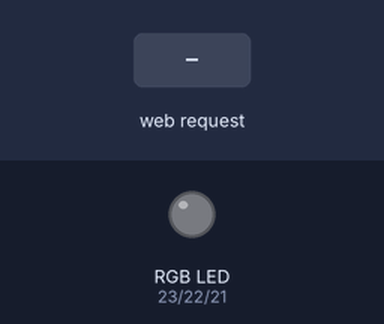
Bench run of a sketch on a simulated ESP32. Shown: an RGB LED mixed from three pins (HIGH = lit). The inputs (shaded band) are chosen by the test bench. WiFi joins after 1.5 s; servers stay silent unless stated; what the sketch prints to the serial monitor is not drawn.

Above: at 4.2 s.
4.3 s: HTTP request GET /led/on received
At 5.0 s:
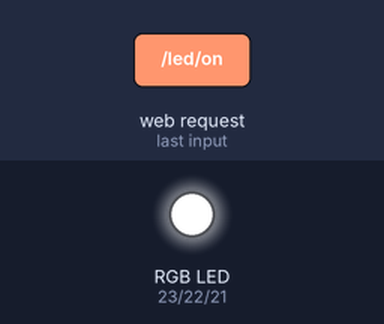
5.8 s: HTTP request GET /led/red received
At 6.1 s:
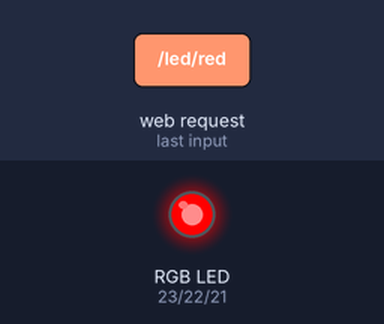
7.3 s: HTTP request GET /led/green received
At 8.5 s:
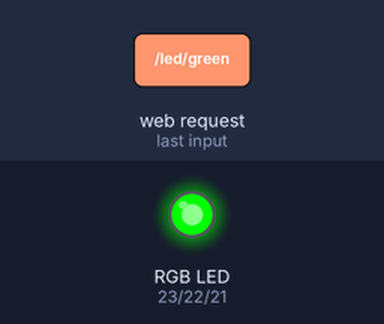
8.8 s: HTTP request GET /led/blue received
At 9.6 s:
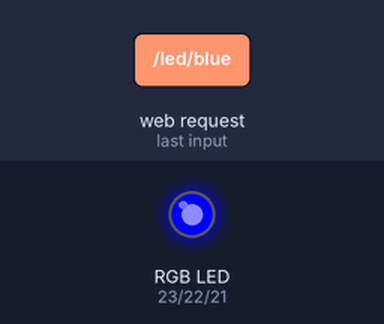
10.3 s: HTTP request GET /led/yellow received
At 10.8 s:
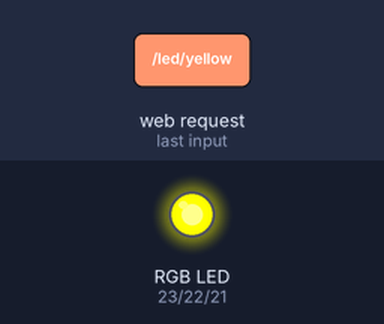
11.8 s: HTTP request GET /led/purple received
At 13.1 s:
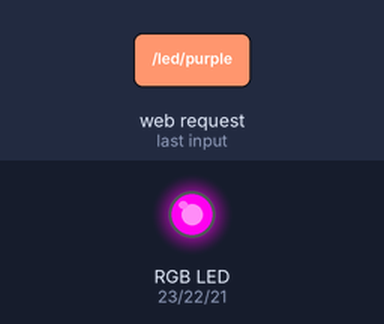
Timing chart, 0 to 14.3 s (numbered marks = the images above; inputs shaded):
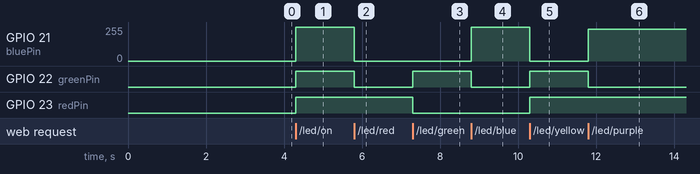

The sketch:

esp32-rgb-web-controller.ino
```cpp
//Libraries
#include <WiFi.h>
#include <WebServer.h>
#include <driver/ledc.h>

const char* ssid = "your-wifi-name";
const char* password = "your-wifi-password";

WebServer server(80);

const int redPin = 23;
const int greenPin = 22;
const int bluePin = 21;

const int redChannel = 0;
const int greenChannel = 1;
const int blueChannel = 2;

const int pwmFreq = 5000;
const int pwmResolution = 8;

String htmlPage = R"rawliteral(<!DOCTYPE html>
<html>
  <head>
  <meta name="viewport" content="width=device-width, initial-scale=1.0">
    <title>ESP32 Led Control</title>
    <link href="https://fonts.googleapis.com/css2?family=Bebas+Neue&display=swap" rel="stylesheet">
    <style>
    	.title{text-align:center; font-family: 'Bebas Neue', sans-serif; margin-bottom:1px; border-style: solid; margin-right: 20%; margin-left: 20%; border-radius: 4vw; font-size: 5vw}
    	.container{display: grid; justify-items: center;}
    	button{margin-top: 3%; font-size: 5vw; width: 50%; border-radius: 4vw; font-family: 'Bebas Neue', sans-serif;}
        .off{background-color: black; color: white;}
        .blue{background-color: blue; color: white;}
        .red{background-color: red; color: white;}
        .green{background-color: green; color: white;}
        .yellow{background-color: yellow; color: black;}
        .cyan{background-color: cyan; color: white;}
        .purple{background-color: purple; color: white;}
        .white{background-color: white; color: black;}
        body{background-color: #363636}
    </style>
  </head>
  <body>
    <h1 class="title" >ESP32 LED Control</h1>
    <div class="container">
      <button class="blue" onclick="toggleLED('blue')">BLUE</button>
      <button class="red" onclick="toggleLED('red')">RED</button>
      <button class="green" onclick="toggleLED('green')">GREEN</button>
      <button class="yellow" onclick="toggleLED('yellow')">YELLOW</button>
      <button class="cyan" onclick="toggleLED('cyan')">CYAN</button>
      <button class="purple" onclick="toggleLED('purple')">PURPLE</button>
      <button class="white" onclick="toggleLED('white')">WHITE</button>
      <button class="off" onclick="toggleLED('off')">Turn OFF</button>
    </div>
    <script>
      function toggleLED(state)
      {
        fetch('/led/'+ state)
          .then(response =>response.text())
          .then(data => console.log(data))
          .catch(err => console.error(err));
      }
    </script>
  </body>
</html>
)rawliteral";

void handleRoot(){
  server.send(200, "text/html", htmlPage);
}

void handleLEDOn(){
  ledcWrite(redChannel, 255);
  ledcWrite(greenChannel, 255);
  ledcWrite(blueChannel, 255);
  server.send(200, "text/plain", "LED is ON");
}

void handleLEDWhite(){
  ledcWrite(redChannel, 255);
  ledcWrite(greenChannel, 255);
  ledcWrite(blueChannel, 255);
  server.send(200, "text/plain", "LED is WHITE");
}

void handleLEDRed(){
  ledcWrite(redChannel, 255);
  ledcWrite(greenChannel, 0);
  ledcWrite(blueChannel, 0);
  server.send(200, "text/plain", "LED is RED");
}

void handleLEDGreen(){
  ledcWrite(redChannel, 0);
  ledcWrite(greenChannel, 255);
  ledcWrite(blueChannel, 0);
  server.send(200, "text/plain", "LED is GREEN");
}

void handleLEDBlue(){
  ledcWrite(redChannel, 0);
  ledcWrite(greenChannel, 0);
  ledcWrite(blueChannel, 255);
  server.send(200, "text/plain", "LED is BLUE");
}

void handleLEDYellow(){
  ledcWrite(redChannel, 255);
  ledcWrite(greenChannel, 255);
  ledcWrite(blueChannel, 0);
  server.send(200, "text/plain", "LED is YELLOW");
}

void handleLEDPurple(){
  ledcWrite(redChannel, 255);
  ledcWrite(greenChannel, 0);
  ledcWrite(blueChannel, 240);
  server.send(200, "text/plain", "LED is PURPLE");
}

void handleLEDCyan(){
  ledcWrite(redChannel, 0);
  ledcWrite(greenChannel, 255);
  ledcWrite(blueChannel, 180);
  server.send(200, "text/plain", "LED is CYAN");
}

void handleLEDOff(){
  ledcWrite(redChannel, 0);
  ledcWrite(greenChannel, 0);
  ledcWrite(blueChannel, 0);
  server.send(200, "text/plain", "LED is OFF");
}

void setup() {
  // put your setup code here, to run once:
  Serial.begin(115200);
  Serial.print("Hello Sir");
  delay(1000);

  Serial.println("Connecting to WiFi...");
  WiFi.begin(ssid, password);

  while(WiFi.status() != WL_CONNECTED){

    delay(100);
    Serial.println("Connecting...");
  }
  Serial.print("Connected to Wi-Fi network name ");
  Serial.println(ssid);
  Serial.print("IP Adress: ");
  Serial.println(WiFi.localIP());

  server.on("/", handleRoot);
  server.on("/led/on", handleLEDOn);
  server.on("/led/off", handleLEDOff);
  server.on("/led/red", handleLEDRed);
  server.on("/led/green", handleLEDGreen);
  server.on("/led/blue", handleLEDBlue);
  server.on("/led/yellow", handleLEDYellow);
  server.on("/led/purple", handleLEDPurple);
  server.on("/led/cyan", handleLEDCyan);
  server.on("/led/white", handleLEDWhite);
  server.begin();
  Serial.println("HTTP server is online.");

  ledcSetup(redChannel, pwmFreq, pwmResolution);
  ledcSetup(greenChannel, pwmFreq, pwmResolution);
  ledcSetup(blueChannel, pwmFreq, pwmResolution);

  ledcAttachPin(redPin, redChannel);
  ledcAttachPin(greenPin, greenChannel);
  ledcAttachPin(bluePin, blueChannel);

  ledcWrite(redChannel, 0);
  ledcWrite(greenChannel, 0);
  ledcWrite(blueChannel, 0);

  delay(500);
}

void loop() {
  server.handleClient();
}
```

Measured:
- after the input at 4.3 s, GPIO 21 (bluePin): 0/255 → 255/255 at once; GPIO 22 (greenPin), GPIO 23 (redPin): LOW → HIGH at once
- after the input at 5.8 s, GPIO 21 (bluePin): 255/255 → 0/255 at once; GPIO 22 (greenPin): HIGH → LOW at once
- after the input at 7.3 s, GPIO 22 (greenPin): LOW → HIGH at once; GPIO 23 (redPin): HIGH → LOW at once
- after the input at 8.8 s, GPIO 21 (bluePin): 0/255 → 255/255 at once; GPIO 22 (greenPin): HIGH → LOW at once
- after the input at 10.3 s, GPIO 21 (bluePin): 255/255 → 0/255 at once; GPIO 22 (greenPin), GPIO 23 (redPin): LOW → HIGH at once
- after the input at 11.8 s, GPIO 21 (bluePin): 0/255 → 239/255 at once; GPIO 22 (greenPin): HIGH → LOW at once
